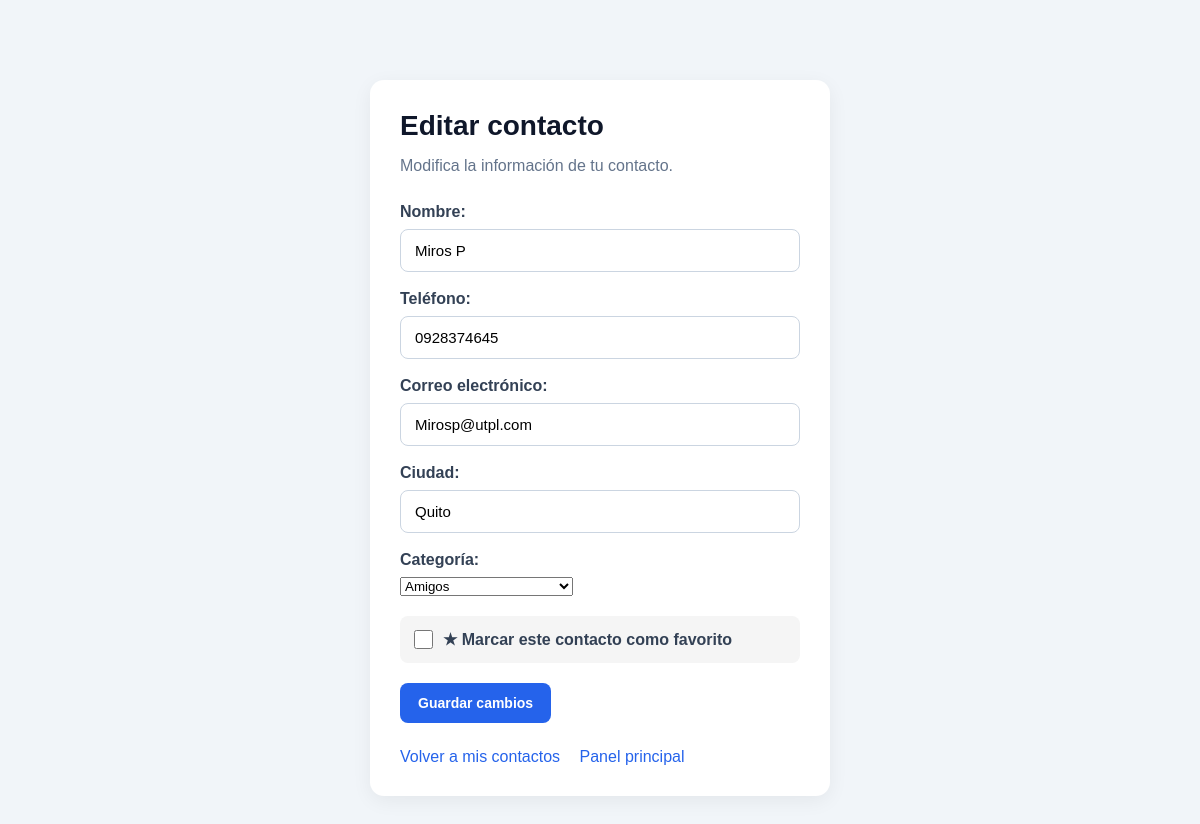
/editar_contacto.php?id=8 (signed in), run on the app's committed database.
### tables this page shows
CREATE TABLE `contactos` (
  `id` int(11) NOT NULL,
  `id_usuario` int(11) NOT NULL,
  `nombre` varchar(100) NOT NULL,
  `telefono` varchar(20) NOT NULL,
  `correo` varchar(150) NOT NULL,
  `ciudad` varchar(100) NOT NULL,
  `id_categoria` int(11) DEFAULT NULL,
  `favorito` tinyint(1) NOT NULL DEFAULT 0
);

CREATE TABLE `categorias` (
  `id` int(11) NOT NULL,
  `nombre` varchar(50) NOT NULL
);

### editar_contacto.php (the view, shortened to what this page needs)
<?php
require_once __DIR__ . "/config/conexion.php";
$id = $_GET["id"] ?? null;
$sql = "SELECT * FROM contactos
        WHERE id = :id AND id_usuario = :id_usuario";
$consulta = $conexion->prepare($sql);
$consulta->execute([
    ":id" => $id,
    ":id_usuario" => $_SESSION["usuario_id"]
]);
$contacto = $consulta->fetch(PDO::FETCH_ASSOC);
$consultaCategorias = $conexion->query("SELECT * FROM categorias ORDER BY nombre ASC");
$categorias = $consultaCategorias->fetchAll(PDO::FETCH_ASSOC);
?>
<!DOCTYPE html>
<html lang="es">
<head>
    <link rel="stylesheet" href="css/estilos.css">
</head>
<body>
    <div class="container-small">
        <div class="card">
            <h1>Editar contacto</h1>
            <p class="subtitle">
                Modifica la información de tu contacto.
            </p>
            <form method="POST" action="">
                <label>Nombre:</label>
                <input type="text" name="nombre"
                       value="<?php echo htmlspecialchars($contacto["nombre"]); ?>" required>
                <label>Teléfono:</label>
                <input type="text" name="telefono"
                       value="<?php echo htmlspecialchars($contacto["telefono"]); ?>" required>
                <label>Correo electrónico:</label>
                <input type="email" name="correo"
                       value="<?php echo htmlspecialchars($contacto["correo"]); ?>" required>
                <label>Ciudad:</label>
                <input type="text" name="ciudad"
                       value="<?php echo htmlspecialchars($contacto["ciudad"]); ?>" required>
                <label>Categoría:</label>
                <select name="id_categoria" required>
                    <?php foreach ($categorias as $categoria): ?>
                        <option value="<?php echo $categoria["id"]; ?>"
                            <?php echo (string)$contacto["id_categoria"] === (string)$categoria["id"] ? "selected" : ""; ?>>
                            <?php echo htmlspecialchars($categoria["nombre"]); ?>
                        </option>
                    <?php endforeach; ?>
                </select>
                <div class="favorite-option">
                    <input type="checkbox"
                           id="favorito"
                           name="favorito"
                           value="1"
                           <?php echo $contacto["favorito"] ? "checked" : ""; ?>>
                    <label for="favorito">
                        ★ Marcar este contacto como favorito
                    </label>
                </div>
                <button type="submit">Guardar cambios</button>
            </form>
            <div class="footer-links">
                <a href="listar_contactos.php">Volver a mis contactos</a>
                <a href="dashboard.php">Panel principal</a>
            </div>
        </div>
    </div>
</body>
</html>

### css/estilos.css (style rules this page uses)
* { margin: 0; padding: 0; box-sizing: border-box; }
body { font-family: Arial, Helvetica, sans-serif; background: #f1f5f9; color: #1e293b; min-height: 100vh; padding: 35px 20px; }
.container-small { max-width: 460px; margin: 45px auto; }
.card { background: white; padding: 30px; border-radius: 14px; box-shadow: 0 5px 20px rgba(0, 0, 0, 0.06); margin-bottom: 25px; }
h1 { color: #0f172a; font-size: 28px; margin-bottom: 12px; }
.subtitle { color: #64748b; margin-bottom: 25px; line-height: 1.5; }
label { display: block; margin-bottom: 8px; font-weight: bold; color: #334155; }
input { width: 100%; padding: 12px 14px; border: 1px solid #cbd5e1; border-radius: 8px; margin-bottom: 18px; font-size: 15px; outline: none; }
button, .btn { display: inline-block; background: #2563eb; color: white; border: none; padding: 12px 18px; border-radius: 8px; cursor: pointer; font-size: 14px; font-weight: bold; text-decoration: none; text-align: center; }
a { color: #2563eb; text-decoration: none; }
.footer-links { margin-top: 25px; }
.footer-links a { margin-right: 15px; }

### editar_contacto.php (style rules this page uses)
.favorite-option { display: flex; align-items: center; gap: 10px; margin: 20px 0; padding: 14px; background-color: #f5f5f5; border-radius: 8px; }
.favorite-option input { width: 19px; height: 19px; margin: 0; cursor: pointer; }
.favorite-option label { margin: 0; cursor: pointer; font-weight: 600; }

### data on the page
contactos: nombre "Miros P", telefono "0928374645", correo "Mirosp@utpl.com", ciudad "Quito", id_categoria "Amigos"
